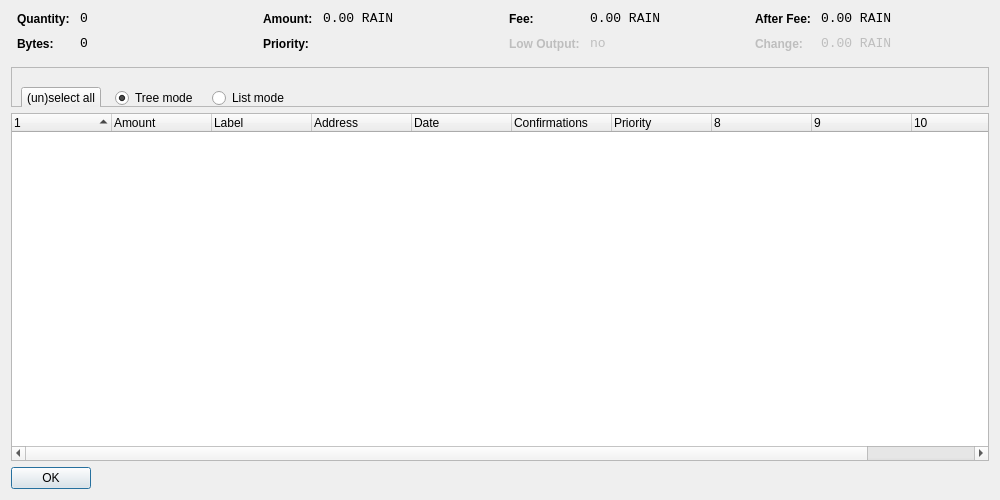
<?xml version="1.0" encoding="UTF-8"?>
<ui version="4.0">
 <class>CoinControlDialog</class>
 <widget class="QDialog" name="CoinControlDialog">
  <property name="geometry">
   <rect>
    <x>0</x>
    <y>0</y>
    <width>1000</width>
    <height>500</height>
   </rect>
  </property>
  <property name="windowTitle">
   <string>Coin Control</string>
  </property>
  <property name="styleSheet">
   <string notr="true"/>
  </property>
  <layout class="QVBoxLayout" name="verticalLayout">
   <item>
    <layout class="QHBoxLayout" name="horizontalLayoutTop" stretch="0,0,0,0">
     <property name="topMargin">
      <number>0</number>
     </property>
     <property name="bottomMargin">
      <number>10</number>
     </property>
     <item>
      <layout class="QFormLayout" name="formLayoutCoinControl1">
       <property name="horizontalSpacing">
        <number>10</number>
       </property>
       <property name="verticalSpacing">
        <number>10</number>
       </property>
       <property name="leftMargin">
        <number>6</number>
       </property>
       <property name="rightMargin">
        <number>6</number>
       </property>
       <item row="0" column="0">
        <widget class="QLabel" name="labelCoinControlQuantityText">
         <property name="styleSheet">
          <string notr="true">font-weight:bold;</string>
         </property>
         <property name="text">
          <string>Quantity:</string>
         </property>
        </widget>
       </item>
       <item row="0" column="1">
        <widget class="QLabel" name="labelCoinControlQuantity">
         <property name="font">
          <font>
           <family>Monospace</family>
           <pointsize>10</pointsize>
          </font>
         </property>
         <property name="cursor">
          <cursorShape>IBeamCursor</cursorShape>
         </property>
         <property name="contextMenuPolicy">
          <enum>Qt::ActionsContextMenu</enum>
         </property>
         <property name="text">
          <string notr="true">0</string>
         </property>
         <property name="textInteractionFlags">
          <set>Qt::LinksAccessibleByMouse|Qt::TextSelectableByKeyboard|Qt::TextSelectableByMouse</set>
         </property>
        </widget>
       </item>
       <item row="1" column="0">
        <widget class="QLabel" name="labelCoinControlBytesText">
         <property name="styleSheet">
          <string notr="true">font-weight:bold;</string>
         </property>
         <property name="text">
          <string>Bytes:</string>
         </property>
        </widget>
       </item>
       <item row="1" column="1">
        <widget class="QLabel" name="labelCoinControlBytes">
         <property name="font">
          <font>
           <family>Monospace</family>
           <pointsize>10</pointsize>
          </font>
         </property>
         <property name="cursor">
          <cursorShape>IBeamCursor</cursorShape>
         </property>
         <property name="contextMenuPolicy">
          <enum>Qt::ActionsContextMenu</enum>
         </property>
         <property name="text">
          <string notr="true">0</string>
         </property>
         <property name="textInteractionFlags">
          <set>Qt::LinksAccessibleByMouse|Qt::TextSelectableByKeyboard|Qt::TextSelectableByMouse</set>
         </property>
        </widget>
       </item>
      </layout>
     </item>
     <item>
      <layout class="QFormLayout" name="formLayoutCoinControl2">
       <property name="horizontalSpacing">
        <number>10</number>
       </property>
       <property name="verticalSpacing">
        <number>10</number>
       </property>
       <property name="leftMargin">
        <number>6</number>
       </property>
       <property name="rightMargin">
        <number>6</number>
       </property>
       <item row="0" column="0">
        <widget class="QLabel" name="labelCoinControlAmountText">
         <property name="styleSheet">
          <string notr="true">font-weight:bold;</string>
         </property>
         <property name="text">
          <string>Amount:</string>
         </property>
        </widget>
       </item>
       <item row="0" column="1">
        <widget class="QLabel" name="labelCoinControlAmount">
         <property name="font">
          <font>
           <family>Monospace</family>
           <pointsize>10</pointsize>
          </font>
         </property>
         <property name="cursor">
          <cursorShape>IBeamCursor</cursorShape>
         </property>
         <property name="contextMenuPolicy">
          <enum>Qt::ActionsContextMenu</enum>
         </property>
         <property name="text">
          <string notr="true">0.00 RAIN</string>
         </property>
         <property name="textInteractionFlags">
          <set>Qt::LinksAccessibleByMouse|Qt::TextSelectableByKeyboard|Qt::TextSelectableByMouse</set>
         </property>
        </widget>
       </item>
       <item row="1" column="0">
        <widget class="QLabel" name="labelCoinControlPriorityText">
         <property name="styleSheet">
          <string notr="true">font-weight:bold;</string>
         </property>
         <property name="text">
          <string>Priority:</string>
         </property>
        </widget>
       </item>
       <item row="1" column="1">
        <widget class="QLabel" name="labelCoinControlPriority">
         <property name="font">
          <font>
           <family>Monospace</family>
           <pointsize>10</pointsize>
          </font>
         </property>
         <property name="cursor">
          <cursorShape>IBeamCursor</cursorShape>
         </property>
         <property name="contextMenuPolicy">
          <enum>Qt::ActionsContextMenu</enum>
         </property>
         <property name="text">
          <string/>
         </property>
         <property name="textInteractionFlags">
          <set>Qt::LinksAccessibleByMouse|Qt::TextSelectableByKeyboard|Qt::TextSelectableByMouse</set>
         </property>
        </widget>
       </item>
      </layout>
     </item>
     <item>
      <layout class="QFormLayout" name="formLayoutCoinControl3">
       <property name="horizontalSpacing">
        <number>10</number>
       </property>
       <property name="verticalSpacing">
        <number>10</number>
       </property>
       <property name="leftMargin">
        <number>6</number>
       </property>
       <property name="rightMargin">
        <number>6</number>
       </property>
       <item row="0" column="0">
        <widget class="QLabel" name="labelCoinControlFeeText">
         <property name="styleSheet">
          <string notr="true">font-weight:bold;</string>
         </property>
         <property name="text">
          <string>Fee:</string>
         </property>
        </widget>
       </item>
       <item row="0" column="1">
        <widget class="QLabel" name="labelCoinControlFee">
         <property name="font">
          <font>
           <family>Monospace</family>
           <pointsize>10</pointsize>
          </font>
         </property>
         <property name="cursor">
          <cursorShape>IBeamCursor</cursorShape>
         </property>
         <property name="contextMenuPolicy">
          <enum>Qt::ActionsContextMenu</enum>
         </property>
         <property name="text">
          <string notr="true">0.00 RAIN</string>
         </property>
         <property name="textInteractionFlags">
          <set>Qt::LinksAccessibleByMouse|Qt::TextSelectableByKeyboard|Qt::TextSelectableByMouse</set>
         </property>
        </widget>
       </item>
       <item row="1" column="0">
        <widget class="QLabel" name="labelCoinControlLowOutputText">
         <property name="enabled">
          <bool>false</bool>
         </property>
         <property name="styleSheet">
          <string notr="true">font-weight:bold;</string>
         </property>
         <property name="text">
          <string>Low Output:</string>
         </property>
        </widget>
       </item>
       <item row="1" column="1">
        <widget class="QLabel" name="labelCoinControlLowOutput">
         <property name="enabled">
          <bool>false</bool>
         </property>
         <property name="font">
          <font>
           <family>Monospace</family>
           <pointsize>10</pointsize>
          </font>
         </property>
         <property name="cursor">
          <cursorShape>IBeamCursor</cursorShape>
         </property>
         <property name="contextMenuPolicy">
          <enum>Qt::ActionsContextMenu</enum>
         </property>
         <property name="text">
          <string notr="true">no</string>
         </property>
         <property name="textInteractionFlags">
          <set>Qt::LinksAccessibleByMouse|Qt::TextSelectableByKeyboard|Qt::TextSelectableByMouse</set>
         </property>
        </widget>
       </item>
      </layout>
     </item>
     <item>
      <layout class="QFormLayout" name="formLayoutCoinControl4">
       <property name="horizontalSpacing">
        <number>10</number>
       </property>
       <property name="verticalSpacing">
        <number>10</number>
       </property>
       <property name="leftMargin">
        <number>6</number>
       </property>
       <property name="rightMargin">
        <number>6</number>
       </property>
       <item row="0" column="0">
        <widget class="QLabel" name="labelCoinControlAfterFeeText">
         <property name="styleSheet">
          <string notr="true">font-weight:bold;</string>
         </property>
         <property name="text">
          <string>After Fee:</string>
         </property>
        </widget>
       </item>
       <item row="0" column="1">
        <widget class="QLabel" name="labelCoinControlAfterFee">
         <property name="font">
          <font>
           <family>Monospace</family>
           <pointsize>10</pointsize>
          </font>
         </property>
         <property name="cursor">
          <cursorShape>IBeamCursor</cursorShape>
         </property>
         <property name="contextMenuPolicy">
          <enum>Qt::ActionsContextMenu</enum>
         </property>
         <property name="text">
          <string notr="true">0.00 RAIN</string>
         </property>
         <property name="textInteractionFlags">
          <set>Qt::LinksAccessibleByMouse|Qt::TextSelectableByKeyboard|Qt::TextSelectableByMouse</set>
         </property>
        </widget>
       </item>
       <item row="1" column="0">
        <widget class="QLabel" name="labelCoinControlChangeText">
         <property name="enabled">
          <bool>false</bool>
         </property>
         <property name="styleSheet">
          <string notr="true">font-weight:bold;</string>
         </property>
         <property name="text">
          <string>Change:</string>
         </property>
        </widget>
       </item>
       <item row="1" column="1">
        <widget class="QLabel" name="labelCoinControlChange">
         <property name="enabled">
          <bool>false</bool>
         </property>
         <property name="font">
          <font>
           <family>Monospace</family>
           <pointsize>10</pointsize>
          </font>
         </property>
         <property name="cursor">
          <cursorShape>IBeamCursor</cursorShape>
         </property>
         <property name="contextMenuPolicy">
          <enum>Qt::ActionsContextMenu</enum>
         </property>
         <property name="text">
          <string notr="true">0.00 RAIN</string>
         </property>
         <property name="textInteractionFlags">
          <set>Qt::LinksAccessibleByMouse|Qt::TextSelectableByKeyboard|Qt::TextSelectableByMouse</set>
         </property>
        </widget>
       </item>
      </layout>
     </item>
    </layout>
   </item>
   <item>
    <widget class="QFrame" name="frame">
     <property name="minimumSize">
      <size>
       <width>0</width>
       <height>40</height>
      </size>
     </property>
     <property name="styleSheet">
      <string notr="true"/>
     </property>
     <property name="frameShape">
      <enum>QFrame::StyledPanel</enum>
     </property>
     <property name="frameShadow">
      <enum>QFrame::Sunken</enum>
     </property>
     <widget class="QWidget" name="horizontalLayoutWidget">
      <property name="geometry">
       <rect>
        <x>10</x>
        <y>0</y>
        <width>781</width>
        <height>63</height>
       </rect>
      </property>
      <layout class="QHBoxLayout" name="horizontalLayoutPanel" stretch="0,0,0,0">
       <property name="spacing">
        <number>14</number>
       </property>
       <item>
        <widget class="QPushButton" name="pushButtonSelectAll">
         <property name="sizePolicy">
          <sizepolicy hsizetype="Maximum" vsizetype="Fixed">
           <horstretch>0</horstretch>
           <verstretch>0</verstretch>
          </sizepolicy>
         </property>
         <property name="styleSheet">
          <string notr="true"/>
         </property>
         <property name="text">
          <string>(un)select all</string>
         </property>
        </widget>
       </item>
       <item>
        <widget class="QRadioButton" name="radioTreeMode">
         <property name="sizePolicy">
          <sizepolicy hsizetype="Maximum" vsizetype="Fixed">
           <horstretch>0</horstretch>
           <verstretch>0</verstretch>
          </sizepolicy>
         </property>
         <property name="text">
          <string>Tree mode</string>
         </property>
         <property name="checked">
          <bool>true</bool>
         </property>
        </widget>
       </item>
       <item>
        <widget class="QRadioButton" name="radioListMode">
         <property name="sizePolicy">
          <sizepolicy hsizetype="Maximum" vsizetype="Fixed">
           <horstretch>0</horstretch>
           <verstretch>0</verstretch>
          </sizepolicy>
         </property>
         <property name="text">
          <string>List mode</string>
         </property>
        </widget>
       </item>
       <item>
        <spacer name="horizontalSpacer">
         <property name="orientation">
          <enum>Qt::Horizontal</enum>
         </property>
         <property name="sizeHint" stdset="0">
          <size>
           <width>40</width>
           <height>20</height>
          </size>
         </property>
        </spacer>
       </item>
      </layout>
     </widget>
    </widget>
   </item>
   <item>
    <widget class="CoinControlTreeWidget" name="treeWidget">
     <property name="contextMenuPolicy">
      <enum>Qt::CustomContextMenu</enum>
     </property>
     <property name="styleSheet">
      <string notr="true"/>
     </property>
     <property name="sortingEnabled">
      <bool>false</bool>
     </property>
     <property name="columnCount">
      <number>11</number>
     </property>
     <attribute name="headerShowSortIndicator" stdset="0">
      <bool>true</bool>
     </attribute>
     <attribute name="headerStretchLastSection">
      <bool>false</bool>
     </attribute>
     <column>
      <property name="text">
       <string/>
      </property>
     </column>
     <column>
      <property name="text">
       <string>Amount</string>
      </property>
     </column>
     <column>
      <property name="text">
       <string>Label</string>
      </property>
     </column>
     <column>
      <property name="text">
       <string>Address</string>
      </property>
     </column>
     <column>
      <property name="text">
       <string>Date</string>
      </property>
     </column>
     <column>
      <property name="text">
       <string>Confirmations</string>
      </property>
      <property name="toolTip">
       <string>Confirmed</string>
      </property>
     </column>
     <column>
      <property name="text">
       <string>Priority</string>
      </property>
     </column>
     <column>
      <property name="text">
       <string/>
      </property>
     </column>
     <column>
      <property name="text">
       <string/>
      </property>
     </column>
     <column>
      <property name="text">
       <string/>
      </property>
     </column>
     <column>
      <property name="text">
       <string/>
      </property>
     </column>
    </widget>
   </item>
   <item>
    <widget class="QDialogButtonBox" name="buttonBox">
     <property name="sizePolicy">
      <sizepolicy hsizetype="Maximum" vsizetype="Fixed">
       <horstretch>0</horstretch>
       <verstretch>0</verstretch>
      </sizepolicy>
     </property>
     <property name="styleSheet">
      <string notr="true"/>
     </property>
     <property name="orientation">
      <enum>Qt::Horizontal</enum>
     </property>
     <property name="standardButtons">
      <set>QDialogButtonBox::Ok</set>
     </property>
    </widget>
   </item>
  </layout>
 </widget>
 <customwidgets>
  <customwidget>
   <class>CoinControlTreeWidget</class>
   <extends>QTreeWidget</extends>
   <header>coincontroltreewidget.h</header>
  </customwidget>
 </customwidgets>
 <resources/>
 <connections/>
</ui>
